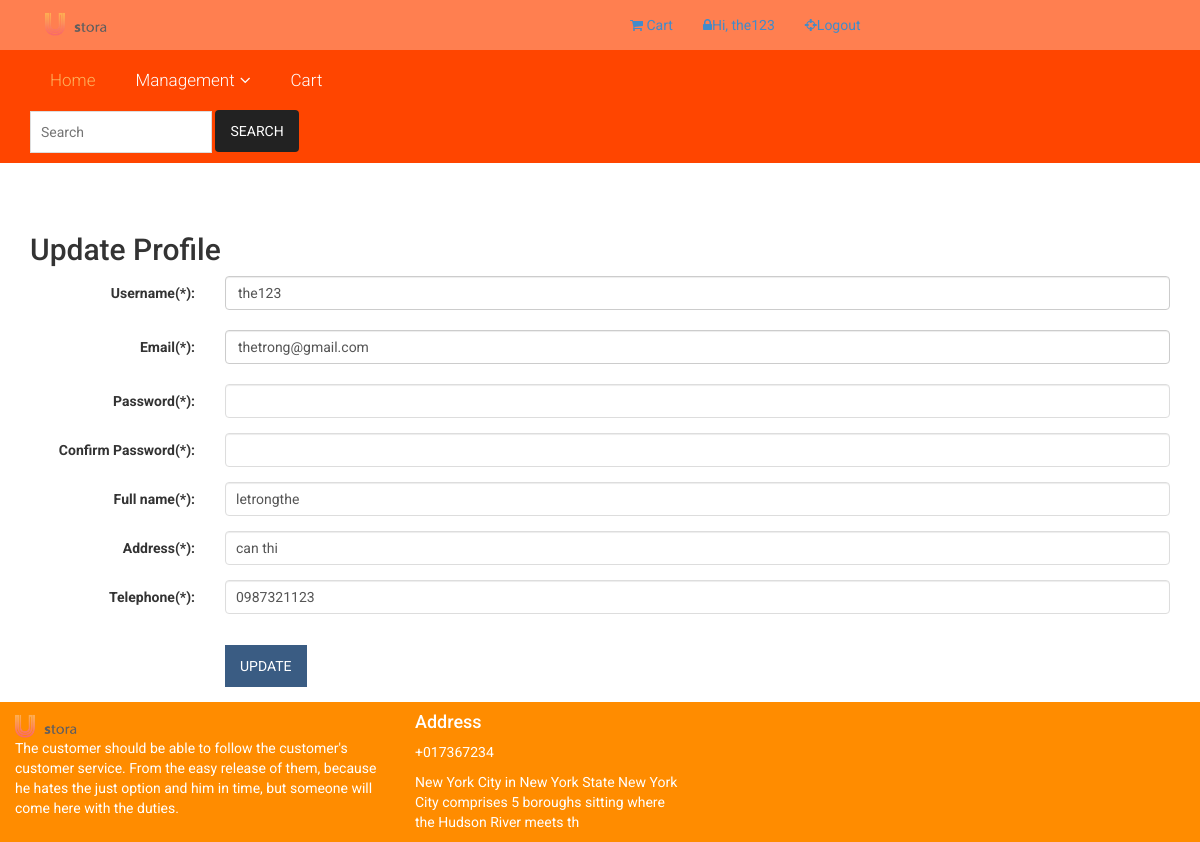
Screenshot of /index.php?page=Update_customer (signed in) with the database file from the repository.
### tables this page shows
CREATE TABLE `customer` (
  `Username` varchar(20) NOT NULL,
  `Password` varchar(40) NOT NULL,
  `CustName` varchar(30) NOT NULL,
  `gender` int(11) NOT NULL,
  `Address` varchar(1000) NOT NULL,
  `telephone` varchar(50) NOT NULL,
  `email` varchar(50) NOT NULL,
  `CusDate` int(11) NOT NULL,
  `CusMonth` int(11) NOT NULL,
  `CusYear` int(11) NOT NULL,
  `SSN` varchar(10) DEFAULT NULL,
  `ActiveCode` varchar(100) NOT NULL,
  `state` int(11) NOT NULL
);

### Update_customer.php (the view, shortened to what this page needs)
<?php
$query = "SELECT CustName, Address, email, telephone
	FROM customer
	WHERE Username = '" . $_SESSION["us"] . "'";
$result  = mysqli_query($conn, $query) or die(mysqli_error($conn));
$row = mysqli_fetch_array($result, MYSQLI_ASSOC);
$us  = $_SESSION["us"];
$email = $row["email"];
$fullname = $row["CustName"];
$address = $row["Address"];
$telephone = $row["telephone"];
?>
<div class="container">
<h2>Update Profile</h2>
			 	<form id="form1" name="form1" method="post" action="" class="form-horizontal" role="form">
					<div class="form-group">
                            <label for="lblTenDangNhap" class="col-sm-2 control-label">Username(*):  </label>
							<div class="col-sm-10">
							      <label class="form-control" style="font-weight:400"><?php echo $us ?></label>
							</div>
                     </div>
                         <div class="form-group">
                            <label for="lblEmail" class="col-sm-2 control-label">Email(*):  </label>
							<div class="col-sm-10">
							       <label class="form-control" style="font-weight:400"><?php echo $email; ?></label>
							</div>
                          </div>
                           <div class="form-group">
                            <label for="lblMatKhau1" class="col-sm-2 control-label">Password(*):  </label>
							<div class="col-sm-10">
							      <input type="password" name="txtPass1" id="txtPass1" class="form-control"/>
							</div>
                            </div>
                             <div class="form-group">
                            <label for="lblMatKhau2" class="col-sm-2 control-label">Confirm Password(*):  </label>
							<div class="col-sm-10">
							      <input type="password" name="txtPass2" id="txtPass2" class="form-control"/>
							</div>
                            </div>
                            <div class="form-group">
                            	<label for="lblHoten" class="col-sm-2 control-label">Full name(*):  </label>
								<div class="col-sm-10">
							      <input type="text" name="txtFullname" id="txtFullname" value="<?php echo $fullname ?>"
								  class="form-control" placeholder="Enter Fullname, please"/>
								</div>
                            </div>
                             <div class="form-group">
                             <label for="lblDiaChi" class="col-sm-2 control-label">Address(*):  </label>
							<div class="col-sm-10">
							      <input type="text" name="txtAddress" id="txtAddress" value="<?php echo $address;  ?>" class="form-control" placeholder="Enter Address, please"/>
							</div>
                            </div>
                            <div class="form-group">
                            <label for="lblDienThoai" class="col-sm-2 control-label">Telephone(*):  </label>
							<div class="col-sm-10">
							      <input type="text" name="txtTel" id="txtTel" value="<?php echo $telephone; ?>" class="form-control" placeholder="Enter Telephone, please" />
							</div>
                            </div>
					<div class="form-group">
						<div class="col-sm-offset-2 col-sm-10">
						      <input type="submit"  class="btn btn-primary" name="btnUpdate" id="btnUpdate" value="Update"/>
						</div>
					</div>
				</form>
</div>

### style.css (style rules this page uses)
h1, h2, h3, h4, h5, h6 { margin: 0 0 15px; }
input[type="text"], input[type="password"], input[type="email"], textarea { border: 1px solid #ddd; padding: 10px; }
input[type="submit"], button[type=submit], input[type="button"] { background: none repeat scroll 0 0 #5a88ca; border: medium none; color: #fff; padding: 11px 20px; text-transform: uppercase; }

### css/responsive.css (style rules this page uses)
@media only screen and (min-width: 992px) and (max-width: 1280px) { input[type="submit"], button[type="submit"], [type="button"] { padding: 11px 15px; } }

### csseshop/main.css (style rules this page uses)
h1, h2, h3, h4, h5, h6 { font-family: 'Roboto', sans-serif; }
.btn.btn-primary { background:#3A5C83; border: 0 none; border-radius: 0; margin-top: 16px; }

### rows the page displays
customer: email "thetrong@gmail.com", txtFullname "letrongthe", txtAddress "can thi", txtTel "0987321123"

### other values shown
$_SESSION['us'] "the123"
$us "the123"
